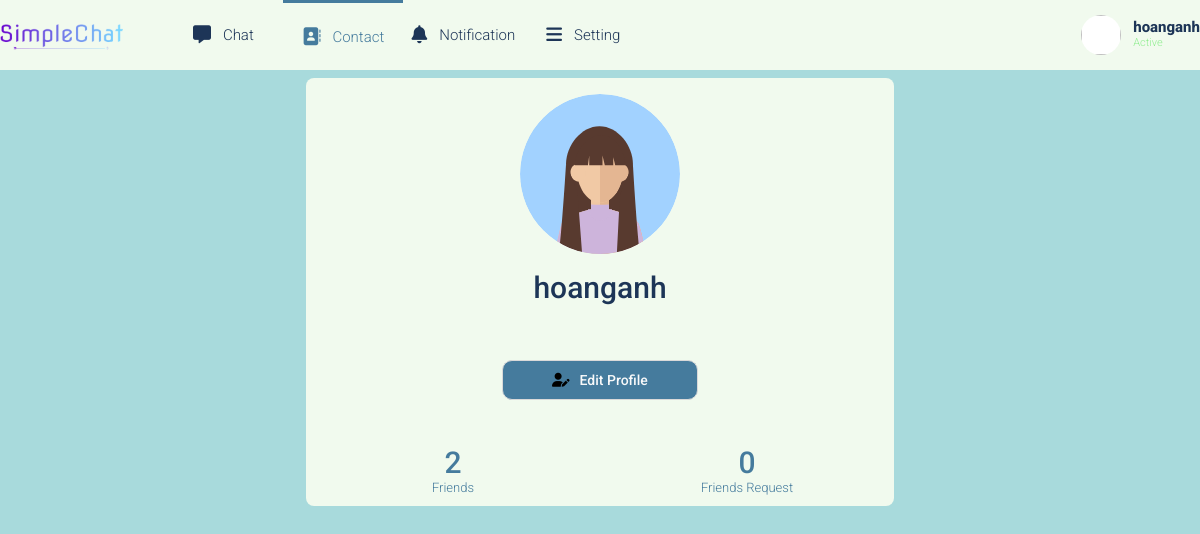
Before: /users/profile/1/ (signed in) with the older database file.
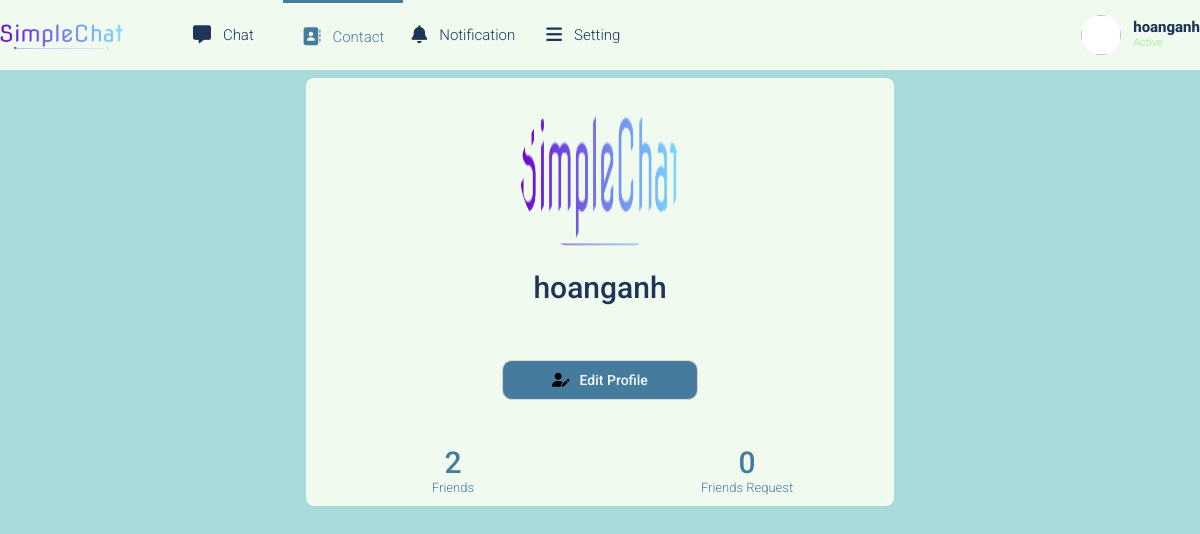
After: the same page with the newer database file.
### user/models.py (models this page shows, shortened)
class CustomUser(AbstractUser):
    create_date = models.DateTimeField(verbose_name=_("created date"), auto_now_add=True)
    profile_image = models.ImageField(max_length=255, upload_to=get_profile_image_path
                                      , null=True, blank=True, default=get_default_profile_image_path)
    gender = models.CharField(max_length=30, choices=GENDER_CHOICES, null=True, blank=True)
    is_online = models.BooleanField(default=False)

### user/views.py (the view)
# urls.py: path('profile/<int:user_id>/', UserProfileView.as_view(), name='user_profile'),
class UserProfileView(UserBaseView):
    def get(self, request, user_id):
        context = {}
        RELATIONSHIP = 1
        try:
            user_auth_friend_list, created = FriendList.objects.get_or_create(user=request.user)
            user_request_list = None
            user_profile = CustomUser.objects.get(pk=user_id) # this user in profile page
            user_profile_friend_list, created = FriendList.objects.get_or_create(user=user_profile)
            if request.user.id == user_id:
                RELATIONSHIP = 0
                user_profile_friend_list = user_auth_friend_list
                user_request_list = RequestFriend.objects.filter(receiver=request.user, is_active=True)
            elif user_auth_friend_list.is_mutual_friend(user_profile):
                RELATIONSHIP = 1
            else:
                RELATIONSHIP = 2
            context = {
                'user_profile': user_profile,
                'RELATIONSHIP': RELATIONSHIP,
                'user_friend_list': user_profile_friend_list.friends.all(),
                'user_request_list': user_request_list,
            }
            return render(request, 'accounts/profile.html', context)
        except CustomUser.DoesNotExist:
            return HttpResponse("User does not exist")

### templates/accounts/profile.html (shortened to what this page needs)
{% extends "base.html" %}
{% load static %}
{% load widget_tweaks %}
{% block cssblock %}
    <link rel="stylesheet" href="{% static 'css/profile.css' %}?version=1">
{% endblock cssblock %}
{% block header %}
    {% include 'pages/header.html' %}
{% endblock header %}
{% block content %}
<div class="container-profile">
    <div class="grid">
        <div class="grid__row">
            <div class="grid__col-3"></div>
            <div class="grid__col-6">
                <div class="profile">
                    <img src="{{ user_profile.profile_image.url }}" alt="" class="profile__img">
                    <div class="profile__info">
                        <p class="profile__info-username">{{ user_profile.username }}</p>
                    </div>
                    <div class="profile__action">
                        <form class="profile__action" action="{% url 'friends:friend_action' user_profile.pk %}" method="post">
                            {% if RELATIONSHIP == 0 %}
                                <button name="profile_action" value="edit_profile" class="btn btn--with-icon">
                                    <i class=".btn--icon-img fa-solid fa-user-pen"></i>
                                    <p class="btn--icon-text">Edit Profile</p>
                                </button>
                            {% endif %}
                        </form>
                    </div>
                    <div class="profile__extra">
                        <a href="javascript:void(0);" class="profile__extra-link" id="friend_list_btn">
                            <p class="profile__extra-link__count">
                                {{user_friend_list.count}}
                            </p>
                            <p class="profile__extra-link__title">
                                Friends
                            </p>
                        </a>
                        {% if RELATIONSHIP == 0  %}
                            <a href="javascript:void(0);" class="profile__extra-link" id="request_list_btn">
                                <p class="profile__extra-link__count">
                                    {{user_request_list.count}}
                                </p>
                                <p class="profile__extra-link__title">
                                    Friends Request
                                </p>
                            </a>
                        {% endif %}
                    </div>
                </div>
            </div>
            <div class="grid__col-3">
            </div>
        </div>
    </div>
</div>
{% endblock content %}

### templates/pages/header.html (shortened to what this page needs)
{% load static %}
<header class="header">
    <div class="grid">
        <nav class="header__navbar">
            <div class="header__navbar-left">
                <div class="header__navbar-logo">
                    <a href="{% url 'chatroom:home' %}" class="header__navbar-logo-link">
                        <img class="header__navbar-logo-img" src="{% static 'img/simplechat-logo.png' %}" alt="Logo web">
                    </a>
                </div>
                <ul class="header__navbar-list header__navbar-menu">
                    <li id="navbar-chat" class="header__navbar-item">
                        <a href="{% url 'chatroom:home' %}" class="header__navbar-item-link">
                            <i class="header__navbar-item-logo fa-solid fa-message"></i>
                            Chat
                        </a>
                    </li>
                    <li id="navbar-contact" class="header__navbar-item">
                        <a href="{% url 'friends:friend_list' %}" class="header__navbar-item-link">
                            <i class="header__navbar-item-logo fa-solid fa-address-book"></i>
                            Contact
                        </a>
                    </li>
                    <li id="navbar-notification" class="header__navbar-item">
                        <a href="#" class="header__navbar-item-link">
                            <i class="header__navbar-item-logo fa-solid fa-bell"></i>
                            Notification
                        </a>
                    </li>
                    <li id="navbar-setting" class="header__navbar-item">
                        <a href="#" class="header__navbar-item-link">
                            <i class="header__navbar-item-logo fa-solid fa-bars"></i>
                            Setting
                        </a>
                    </li>
                </ul>
            </div>
            <div class="header__navbar-right">
                {% if user.is_authenticated %}
                    <img class="header__navbar-item-link header__navbar-profile-avatar" alt="">
                    <div id="header-profile-menu" class="header__navbar-profile">
                        <span class="header__navbar-item-link header__navbar-profile-username">{{request.user.username}}</span>
                        <p class="header__navbar-profile-status">Active</p>
                    </div>
                {% endif %}
            </div>
        </nav>
    </div>
</header>

Changed rows visible on the page:
changed CustomUser "hoanganh": profile_image: a different picture
